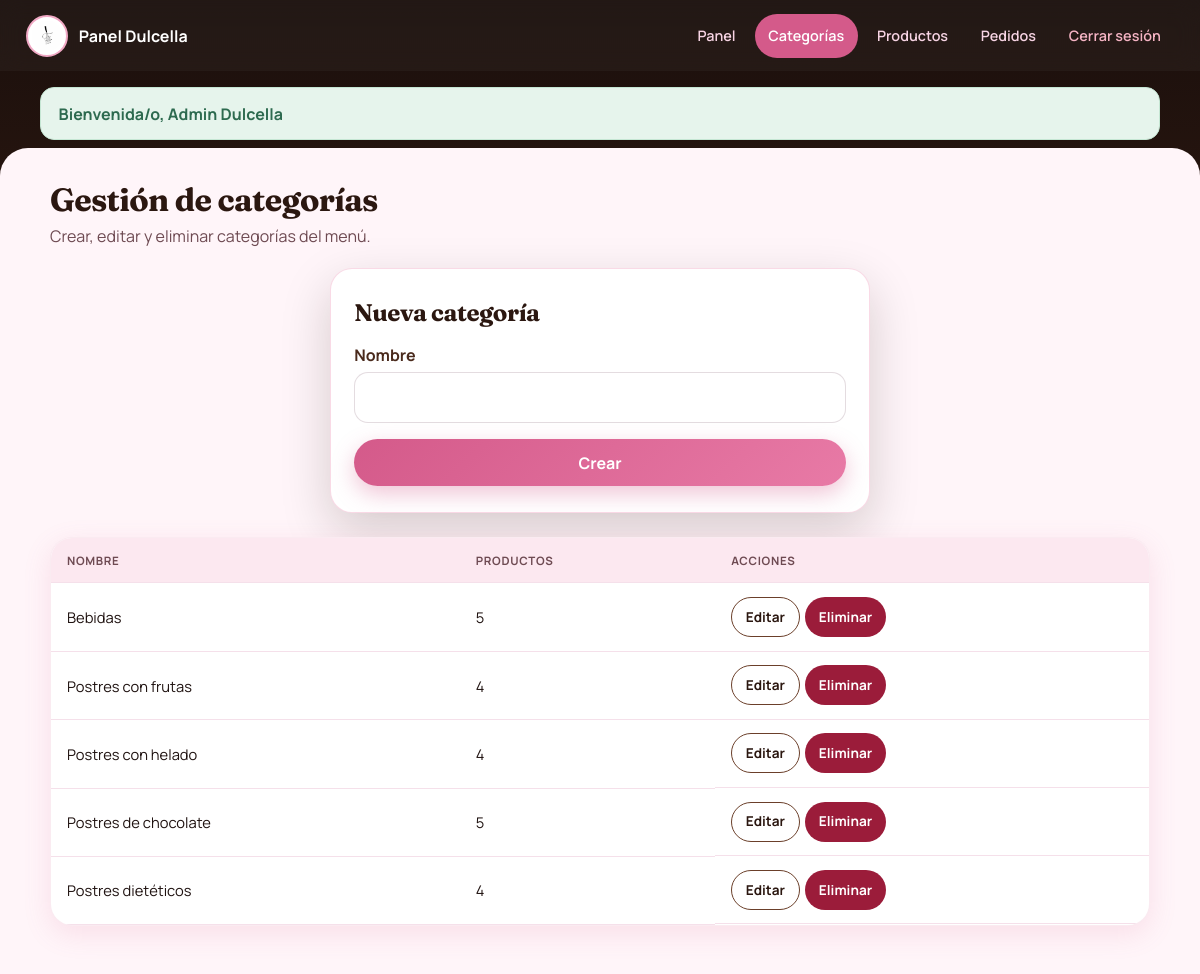
Page /admin/categorias.php (signed in) on the committed database.
### tables this page shows
CREATE TABLE categoria (
  id_categoria INT UNSIGNED AUTO_INCREMENT PRIMARY KEY,
  nombre VARCHAR(100) NOT NULL UNIQUE
);

### includes/funciones.php (called while the page is built, shortened)
<?php
function e(string $texto): string
{
    return htmlspecialchars($texto, ENT_QUOTES, 'UTF-8');
}

### admin/categorias.php (the view, shortened to what this page needs)
<?php
require_once __DIR__ . '/../includes/conexion.php';
require_once __DIR__ . '/../includes/funciones.php';
$editId = (int) ($_GET['editar'] ?? 0);
$editNombre = '';
$categorias = $mysqli->query(
    'SELECT c.*, COUNT(p.id_producto) AS productos
     FROM categoria c
     LEFT JOIN producto p ON p.id_categoria = c.id_categoria
     GROUP BY c.id_categoria
     ORDER BY c.nombre'
)->fetch_all(MYSQLI_ASSOC);
require __DIR__ . '/../includes/header_admin.php';
?>
<div class="page-head">
  <div>
    <h1>Gestión de categorías</h1>
    <p>Crear, editar y eliminar categorías del menú.</p>
  </div>
</div>
<div class="panel-form" style="margin-bottom:1.5rem;">
  <h2 style="color:var(--choco);margin-bottom:0.6rem;"><?= $editId ? 'Editar categoría' : 'Nueva categoría' ?></h2>
  <form class="formulario" method="post">
    <label for="nombre">Nombre</label>
    <input id="nombre" name="nombre" required maxlength="100"
           value="<?= e($_POST['nombre'] ?? $editNombre) ?>">
    <div class="admin-atajos" style="margin-top:1rem;">
      <button class="btn btn-rosa" type="submit"><?= $editId ? 'Actualizar' : 'Crear' ?></button>
    </div>
  </form>
</div>
<div class="tabla-wrap">
  <table>
    <thead>
      <tr><th>Nombre</th><th>Productos</th><th>Acciones</th></tr>
    </thead>
    <tbody>
      <?php foreach ($categorias as $c): ?>
        <tr>
          <td><?= e($c['nombre']) ?></td>
          <td><?= (int) $c['productos'] ?></td>
          <td class="acciones">
            <a class="btn btn-outline btn-sm" href="categorias.php?editar=<?= (int) $c['id_categoria'] ?>">Editar</a>
            <form method="post" onsubmit="return confirm('¿Eliminar esta categoría?');">
              <button class="btn btn-danger btn-sm" type="submit">Eliminar</button>
            </form>
          </td>
        </tr>
      <?php endforeach; ?>
    </tbody>
  </table>
</div>
</main>
</body>
</html>

### css/estilos.css (style rules this page uses)
:root { --cacao: #1a0f0c; --choco: #2b1710; --choco-medio: #4a2a1c; --choco-suave: #6b3f2a; --rosa: #f0a8c4; --rosa-medio: #e87aa6; --rosa-fuerte: #d45a8a; --rosa-blush: #fce8f0; --rosa-niebla: #f7d4e4; --marfil: #fff5f9; --blanco: #ffffff; --texto: #1f1210; --muted: #6e4a52; --ok: #2d6a4f; --error: #9b1c3a; --sombra: 0 18px 50px rgba(26, 15, 12, 0.18); --sombra-suave: 0 8px 28px rgba(212, 90, 138, 0.14); --radio: 22px; --ease: cubic-bezier(0.22, 1, 0.36, 1); --pad-x: clamp(0.85rem, 3.5vw, 1.6rem); --contenedor: min(1120px, calc(100% - 2 * var(--pad-x))); --topbar-h: 4.25rem; }
* { box-sizing: border-box; margin: 0; padding: 0; }
html { scroll-behavior: smooth; -webkit-text-size-adjust: 100%; overflow-x: clip; }
body { font-family: "Manrope", system-ui, sans-serif; color: var(--texto); background: radial-gradient(ellipse 80% 50% at 0% -10%, rgba(232, 122, 166, 0.28), transparent 55%), radial-gradient(ellipse 60% 40% at 100% 0%, rgba(43, 23, 16, 0.12), transparent 50%), radial-gradient(circle at 50% 100%, rgba(240, 168, 196, 0.18), transparent 45%), linear-gradient(165deg, #2b1710 0%, #3d2218 12%, #fce8f0 12.05%, #fff5f9 55%, #f7d4e4 100%); min-height: 100vh; min-height: 100dvh; line-height: 1.5; overflow-x: clip; }
h1, h2, h3, .brand-text strong, .hero-brand { font-family: "Fraunces", Georgia, serif; font-optical-sizing: auto; letter-spacing: -0.02em; }
a { color: inherit; text-decoration: none; }
.toolbar input, .toolbar select, .formulario input, .formulario select, .formulario textarea { width: 100%; padding: 0.8rem 0.95rem; border-radius: 14px; border: 1.5px solid rgba(106, 63, 82, 0.18); background: var(--blanco); font: inherit; color: var(--texto); min-height: 48px; transition: border-color 0.2s, box-shadow 0.2s; }
.formulario label { display: block; font-weight: 650; margin: 0.75rem 0 0.3rem; color: var(--choco-medio); }
.btn { display: inline-flex; align-items: center; justify-content: center; gap: 0.35rem; padding: 0.72rem 1.25rem; border-radius: 999px; border: none; font: inherit; font-weight: 700; cursor: pointer; min-height: 44px; transition: transform 0.18s var(--ease), background 0.18s, box-shadow 0.18s; }
.btn-rosa { background: linear-gradient(135deg, var(--rosa-fuerte), var(--rosa-medio)); color: #fff; box-shadow: 0 8px 22px rgba(212, 90, 138, 0.35); }
.btn-outline { background: transparent; color: var(--choco); border: 1.5px solid var(--choco-suave); }
.btn-sm { padding: 0.5rem 0.85rem; font-size: 0.85rem; min-height: 40px; }
.btn-danger { background: var(--error); color: #fff; }
.panel-form { max-width: 540px; margin: 0 auto; background: var(--blanco); padding: clamp(1.15rem, 4vw, 1.6rem) clamp(1rem, 3.5vw, 1.45rem); border-radius: var(--radio); box-shadow: var(--sombra); border: 1px solid rgba(232, 122, 166, 0.28); width: 100%; }
body.admin { background: linear-gradient(180deg, var(--cacao) 0%, var(--choco) 28%, var(--rosa-blush) 28.1%); }
.admin-main > .page-head, .admin-main > .metricas, .admin-main > .toolbar, .admin-main > .tabla-wrap, .admin-main > .panel-form, .admin-main > .bandeja, .admin-main > .flash, .admin-main > .vacio, .admin-main > p, .admin-main > .admin-atajos { width: min(1100px, 100%); margin-left: auto; margin-right: auto; }
.admin-atajos { display: flex; flex-wrap: wrap; gap: 0.65rem; }
.admin-atajos .btn { flex: 1 1 auto; min-width: min(100%, 180px); }
.page-head { display: flex; flex-wrap: wrap; justify-content: space-between; align-items: end; gap: 1rem; margin-bottom: 1.25rem; }
.page-head h1 { font-size: clamp(1.55rem, 4vw, 2rem); color: var(--choco); }
.page-head p { color: var(--muted); }
.tabla-wrap { background: var(--blanco); border-radius: var(--radio); overflow: auto; box-shadow: var(--sombra-suave); border: 1px solid rgba(212,90,138,0.12); -webkit-overflow-scrolling: touch; overscroll-behavior-x: contain; }
table { width: 100%; border-collapse: collapse; min-width: 560px; }
th, td { padding: 0.85rem 1rem; text-align: left; border-bottom: 1px solid #f5e0ea; font-size: 0.92rem; }
th { background: var(--rosa-blush); color: var(--muted); text-transform: uppercase; font-size: 0.72rem; letter-spacing: 0.06em; position: sticky; top: 0; z-index: 1; }
.acciones { display: flex; flex-wrap: wrap; gap: 0.35rem; align-items: center; }

### rows in the picture
categoria: nombre "Bebidas", productos "5"
categoria: nombre "Postres con frutas", productos "4"
categoria: nombre "Postres con helado", productos "4"
categoria: nombre "Postres de chocolate", productos "5"
categoria: nombre "Postres dietéticos", productos "4"

### other values in the picture
$flash['texto'] "Bienvenida/o, Admin Dulcella"
